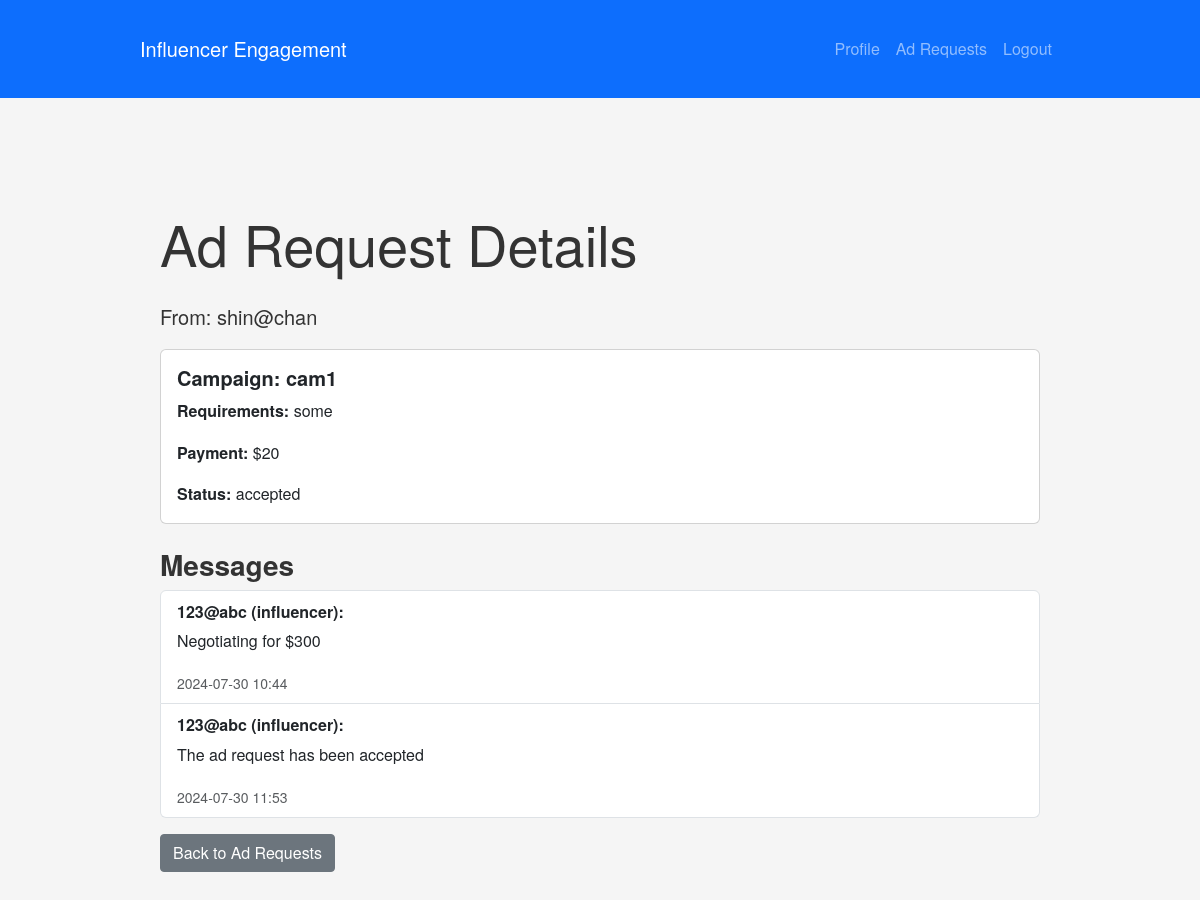
The app's page /influencer/view_ad_request/1 (signed in) with its own data.
### app/models.py (models this page shows, shortened)
class User(UserMixin, db.Model):
    id = db.Column(db.Integer, primary_key=True)
    username = db.Column(db.String(20), unique=True, nullable=False)
    email = db.Column(db.String(120), unique=True, nullable=False)
    password_hash = db.Column(db.String(128))
    role = db.Column(db.String(10), nullable=False)  # 'admin', 'sponsor', 'influencer'
    is_active = db.Column(db.Boolean, default=True)
    is_flagged = db.Column(db.Boolean, default=False)
    notes = db.Column(db.Text)
    campaigns = db.relationship('Campaign', backref='sponsor', lazy=True)
    ad_requests = db.relationship('AdRequest', backref='influencer', lazy=True)
    social_media_links = db.relationship('SocialMediaLink', backref='influencer', lazy=True)

class Campaign(db.Model):
    id = db.Column(db.Integer, primary_key=True)
    name = db.Column(db.String(100), nullable=False)
    description = db.Column(db.Text, nullable=False)
    start_date = db.Column(db.Date, nullable=False)
    end_date = db.Column(db.Date, nullable=False)
    budget = db.Column(db.Integer, nullable=False)
    visibility = db.Column(db.String(10), default='public')
    goals = db.Column(db.Text)
    sponsor_id = db.Column(db.Integer, db.ForeignKey('user.id'), nullable=False)
    ad_requests = db.relationship('AdRequest', backref='campaign', lazy=True)

class AdRequest(db.Model):
    id = db.Column(db.Integer, primary_key=True)
    campaign_id = db.Column(db.Integer, db.ForeignKey('campaign.id'), nullable=False)
    influencer_id = db.Column(db.Integer, db.ForeignKey('user.id'), nullable=False)
    requirements = db.Column(db.Text, nullable=False)
    payment_amount = db.Column(db.Integer, nullable=False)
    status = db.Column(db.String(20), default='pending')
    messages = db.relationship('Message', backref='ad_request', lazy=True)

class Message(db.Model):
    id = db.Column(db.Integer, primary_key=True)
    ad_request_id = db.Column(db.Integer, db.ForeignKey('ad_request.id'), nullable=False)
    sender_id = db.Column(db.Integer, db.ForeignKey('user.id'), nullable=False)
    recipient_id = db.Column(db.Integer, db.ForeignKey('user.id'), nullable=False)
    content = db.Column(db.Text, nullable=False)
    timestamp = db.Column(db.DateTime, default=db.func.now())
    sender = db.relationship('User', foreign_keys=[sender_id])
    recipient = db.relationship('User', foreign_keys=[recipient_id])

### app/blueprints/influencer.py (the view)
@bp.route('/view_ad_request/<int:ad_request_id>', methods=['GET', 'POST'])
@login_required
@influencer_required
def view_ad_request(ad_request_id):
    ad_request = AdRequest.query.get_or_404(ad_request_id)
    if ad_request.influencer != current_user:
        abort(403)
    form = AdRequestResponseForm(obj=ad_request)
    if form.validate_on_submit():
        try:
            ad_request.status = form.status.data
            if form.status.data == 'negotiate':
                if form.counter_offer.data is not None and form.counter_offer.data > 0:
                    ad_request.payment_amount = form.counter_offer.data
                else:
                    flash('Invalid counter offer amount.', 'danger')
                    return redirect(url_for('influencer.view_ad_request', ad_request_id=ad_request_id))
                message_content = f"Negotiating for ${form.counter_offer.data}"
            else:
                message_content = f"The ad request has been {form.status.data}"
            message = Message(
                ad_request=ad_request,
                sender=current_user,
                recipient=ad_request.campaign.sponsor,
                content=message_content
            )
            db.session.add(message)
            db.session.commit()
            flash('Response sent successfully!', 'success')
        except Exception as e:
            db.session.rollback()
            flash(f'An error occurred: {e}', 'danger')
        return redirect(url_for('influencer.ad_requests'))
    else:
        flash_errors(form)
    return render_template('influencer/view_ad_request.html', ad_request=ad_request, form=form)

### app/utils.py (called while the page is built)
def influencer_required(func):
    @wraps(func)
    def decorated_view(*args, **kwargs):
        if not current_user.is_authenticated or session.get('role') != 'influencer':
            flash('You do not have permission to access this page.', 'danger')
            return redirect(url_for('auth.login'))  # Redirect to login page
        return func(*args, **kwargs)
    return decorated_view

def flash_errors(form):
    for field, errors in form.errors.items():
        for error in errors:
            flash(f"Error in the {getattr(form, field).label.text} field - {error}", 'danger')

### app/templates/influencer/view_ad_request.html (shortened to what this page needs)
{% extends 'base.html' %}
{% block content %}
<div class="container mt-5">
    <h1 class="display-4 mb-4">Ad Request Details</h1>
    <p class="lead">From: {{ ad_request.campaign.sponsor.username }}</p>
    <div class="card">
        <div class="card-body">
            <h5 class="card-title">Campaign: {{ ad_request.campaign.name }}</h5>
            <p class="card-text"><strong>Requirements:</strong> {{ ad_request.requirements }}</p>
            <p class="card-text"><strong>Payment:</strong> ${{ ad_request.payment_amount }}</p>
            <p class="card-text"><strong>Status:</strong> {{ ad_request.status }}</p>
        </div>
    </div>
    <h3 class="mt-4">Messages</h3>
    <div class="list-group">
        {% for message in ad_request.messages %}
            <div class="list-group-item">
                <p class="mb-1"><strong>{{ message.sender.username }} ({{ message.sender.role }}):</strong></p>
                <p>{{ message.content }}</p>
                <small class="text-muted">{{ message.timestamp.strftime('%Y-%m-%d %H:%M') }}</small>
            </div>
        {% endfor %}
    </div>
    <a href="{{ url_for('influencer.ad_requests') }}" class="btn btn-secondary mt-3">Back to Ad Requests</a>
</div>
{% endblock %}

### app/templates/base.html (shortened to what this page needs)
<!DOCTYPE html>
<html lang="en">
<head>
    <link rel="stylesheet" href="https://cdn.jsdelivr.net/npm/bootstrap@5.3.0/dist/css/bootstrap.min.css">
    <link rel="stylesheet" href="{{ url_for('static', filename='css/main.css') }}">  </head>
<body>
    <nav class="navbar navbar-expand-lg navbar-dark bg-primary">
        <div class="container">
            <a class="navbar-brand" href="{{ url_for('auth.login') }}">Influencer Engagement</a>
            <div class="collapse navbar-collapse" id="navbarNav">
                <ul class="navbar-nav ms-auto">
                    {% if current_user.is_authenticated %}
                        {% if current_user.role == 'admin' %}
                            <li class="nav-item">
                                <a class="nav-link" href="{{ url_for('admin.dashboard') }}">Admin Dashboard</a>
                            </li>
                        {% elif current_user.role == 'sponsor' %}
                            <li class="nav-item">
                                <a class="nav-link" href="{{ url_for('sponsor.campaigns') }}">My Campaigns</a>
                            </li>
                        {% elif current_user.role == 'influencer' %}
                            <li class="nav-item">
                                <a class="nav-link" href="{{ url_for('influencer.profile') }}">Profile</a>
                            </li>
                            <li class="nav-item">
                                <a class="nav-link" href="{{ url_for('influencer.ad_requests') }}">Ad Requests</a>
                            </li>
                        {% endif %}
                        <li class="nav-item">
                            <a class="nav-link" href="{{ url_for('auth.logout') }}">Logout</a>
                        </li>
                    {% endif %}
                </ul>
            </div>
        </div>
    </nav>
    <div class="container mt-4">
        {% block content %}
        {% endblock %}
    </div>
</body>
</html>

### app/static/css/main.css (style rules this page uses)
body { font-family: "Helvetica Neue", Arial, sans-serif; line-height: 1.6; color: #333; background-color: #f5f5f5; }
.container { max-width: 960px; margin: 0 auto; padding: 20px; }
h1, h2, h3, h4, h5, h6 { font-weight: bold; }
h1 { font-size: 2.5rem; }
p { margin-bottom: 1rem; }
a { color: #007bff; text-decoration: none; }
.btn { border-radius: 0.25rem; }
.navbar { background-color: #343a40; }

### records on screen
User: campaign.sponsor.username "shin@chan"
Campaign: campaign.name "cam1"
AdRequest: requirements "some", payment_amount "20", status "accepted"
Message: sender.username "123@abc", sender.role "influencer", content "Negotiating for $300", timestamp "2024-07-30 10:44"
Message: sender.username "123@abc", sender.role "influencer", content "The ad request has been accepted", timestamp "2024-07-30 11:53"
